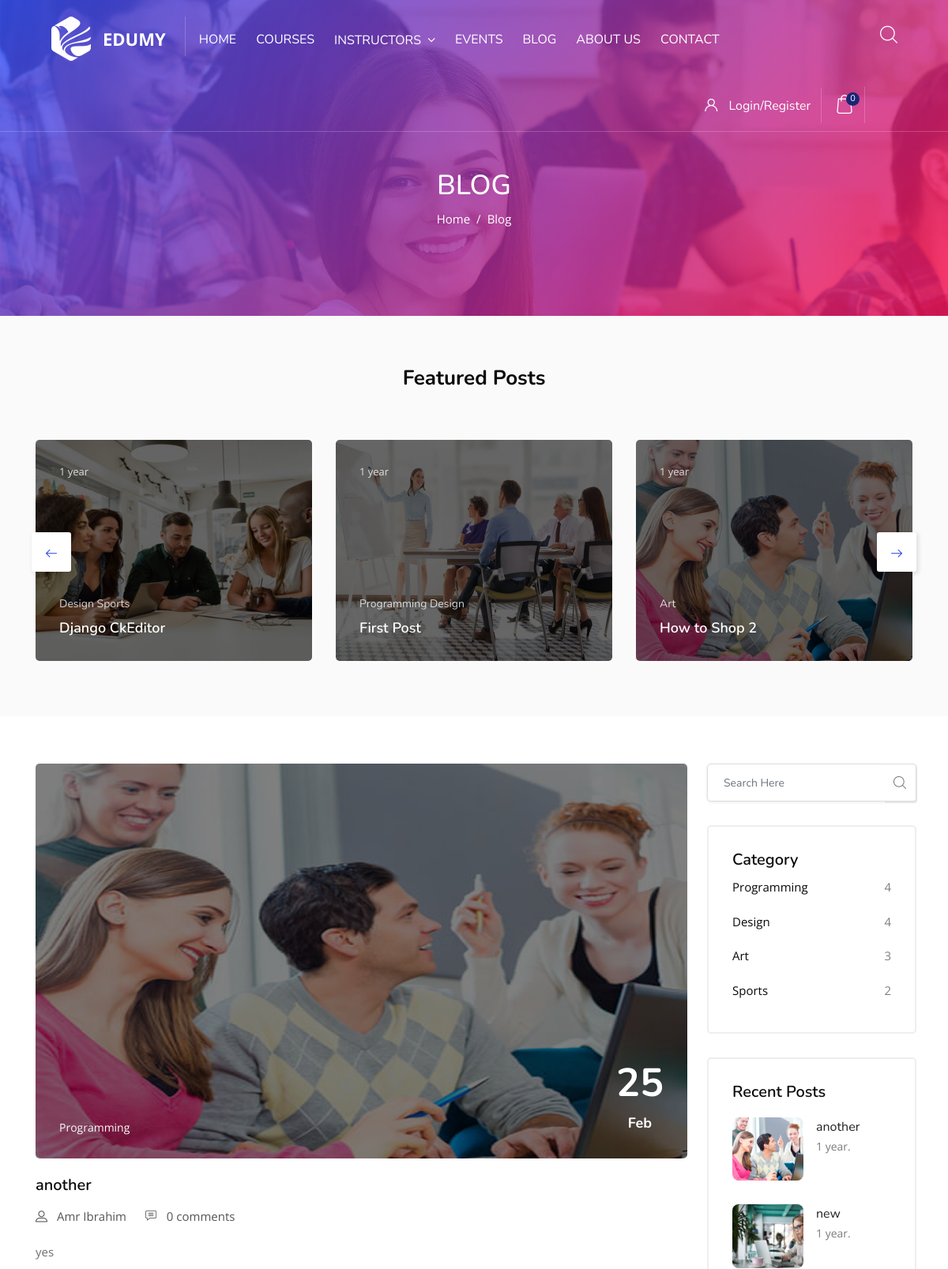
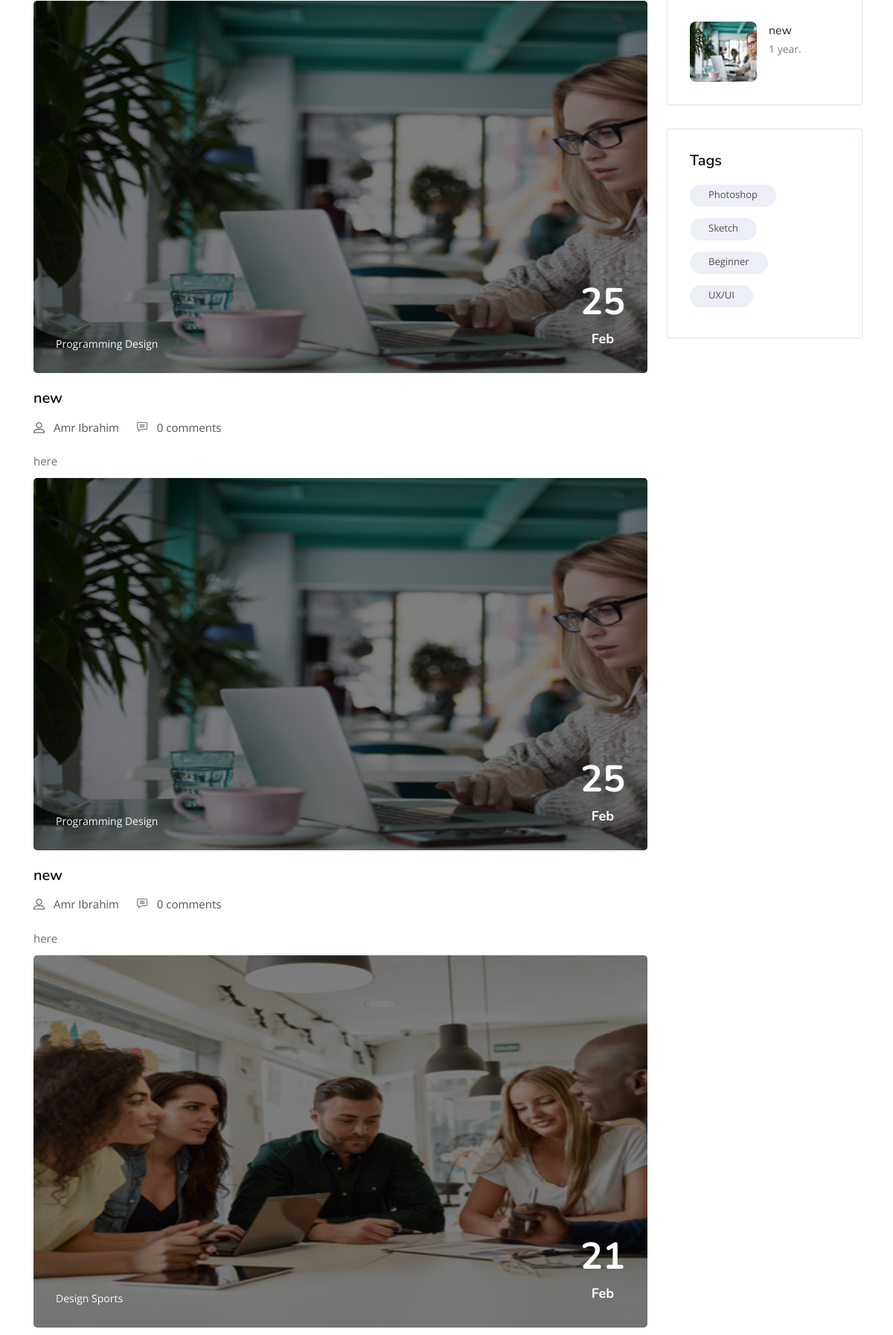
Screenshot of /blog/ (upper part) with the database file from the repository (2 pictures, top to bottom).
### blog/models.py (models this page shows, shortened)
class Post(models.Model):
    title           = models.CharField(max_length=100)
    slug            = models.SlugField(blank=True, null=True)
    description     = models.TextField()
    content         = RichTextUploadingField(blank=True, null=True)
    tags            = GenericRelation(Tag)
    comments        = GenericRelation(Comment)
    author          = models.ForeignKey(Instructor, on_delete=models.CASCADE)
    image           = models.ImageField(upload_to=blog_image_upload)
    category        =  models.ManyToManyField(Category)
    views           = models.PositiveIntegerField(default=0)
    created         = models.DateTimeField(auto_now=True)
    timestamp       = models.DateTimeField(auto_now_add=True)
    class Meta:
        ordering = ['-timestamp']
    def get_absolute_url(self):
        return reverse('blog:detail', kwargs={'slug': self.slug})
    @property
    def comments_count(self):
        course_c_type = ContentType.objects.get_for_model(Post)
        comments_qs = Comment.objects.filter(content_type=course_c_type, object_id=self.id)
        return comments_qs.count()

class Category(models.Model):
    name = models.CharField(max_length=50)
    slug = models.SlugField(blank=True, null=True)
    class Meta:
        verbose_name_plural = 'Categories'

### instructors/models.py (models this page shows, shortened)
class Instructor(models.Model):
    user                        = models.ForeignKey(User, on_delete=models.CASCADE)
    username                    = models.CharField(max_length=50)
    title                       = models.CharField(max_length=100)
    avatar                      = models.ImageField(upload_to=image_upload_path, blank=True, null=True)
    overview                    = models.TextField()
    eductaion                   = models.CharField(max_length=100, blank=True, null=True)
    phone                       = models.CharField(max_length=50, blank=True, null=True)
    email                       = models.CharField(max_length=50)
    skype                       = models.CharField(max_length=50, blank=True, null=True)
    facebook                    = models.CharField(max_length=50, blank=True, null=True)
    twitter                     = models.CharField(max_length=50, blank=True, null=True)
    instagram                   = models.CharField(max_length=50, blank=True, null=True)
    linkedin                    = models.CharField(max_length=50, blank=True, null=True)
    experience                  = models.TextField(help_text="Separate them with Comma and Space.", blank=True, null=True)
    students                    = models.PositiveIntegerField(default=0)
    total_points                = models.PositiveIntegerField(null=True, blank=True, default=1)
    avg_points                  = models.PositiveIntegerField(null=True, blank=True, default=1)
    total_rates                 = models.PositiveIntegerField(null=True, blank=True, default=1)
    timestamp                   = models.DateTimeField(auto_now_add=True)
    updated                     = models.DateTimeField(auto_now=True)
    active                      = models.BooleanField(default=True)
    def __str__(self):
        return self.username

### blog/views.py (the view)
# urls.py: path('', PostListView.as_view(), name='list'),
class PostListView(ListView):
    model = Post
    context_object_name = 'posts'
    template_name = 'blog/blog.html'
    paginate_by = 4
    def get_context_data(self, **kwargs):
        context = super(PostListView, self).get_context_data(**kwargs)
        context['latest'] = Post.objects.all().order_by('-timestamp')[:3]
        context['featured'] = Post.objects.all().order_by('-views')[:6]
        context['top_categories'] = Category.objects.annotate(q_count=Count('post')).order_by('-q_count')[:4]
        return context

### cart/templatetags/cart_template_tags.py (called while the page is built)
@register.filter
def cart_item_count(user):
    if user.is_authenticated:
        qs = Order.objects.filter(user=user, ordered=False)
        if qs.exists():
            return qs[0].items.count()
    return 0

@register.filter
def cart_items(user):
    if user.is_authenticated:
        qs = Order.objects.filter(user=user, ordered=False)
        if qs.exists():
            return qs[0].items.all()
    return None

@register.filter
def cart_total(user):
    if user.is_authenticated:
        qs = Order.objects.filter(user=user, ordered=False)
        if qs.exists():
            return qs[0].get_total
    return None

### blog/templates/blog/blog.html (shortened to what this page needs)
{% extends 'base.html' %}
{% block content %}
<section class="inner_page_breadcrumb">
	<div class="container">
		<div class="row">
			<div class="col-xl-6 offset-xl-3 text-center">
				<div class="breadcrumb_content">
					<h4 class="breadcrumb_title">Blog</h4>
					<ol class="breadcrumb">
						<li class="breadcrumb-item"><a href="/">Home</a></li>
						<li class="breadcrumb-item active" aria-current="page">Blog</li>
					</ol>
				</div>
			</div>
		</div>
	</div>
</section>
<section class="blog_post_container bgc-fa">
	<div class="container">
		<div class="row">
			<div class="col-lg-6 offset-lg-3">
				<div class="main-title text-center">
					<h3 class="mt0 mb0">Featured Posts</h3>
				</div>
			</div>
		</div>
		<div class="row">
			<div class="col-lg-12">
				<div class="feature_post_slider">
					{% for post in featured %}
					<div class="item">
						<div class="blog_post">
							<div class="thumb">
								<a href="{{post.get_absolute_url}}"><img class="img-fluid w100" src="{{post.image.url}}"
										alt="{{post.title}}" style="height: 280px;"></a>
								<a class="post_date" href="#">{{post.timestamp|timesince}}</a>
							</div>
							<div class="details">
								<h5>{% for cat in post.category.all %} {{cat.name}} {% endfor %}</h5>
								<a href="{{post.get_absolute_url}}">
									<h4>{{post.title}}</h4>
								</a>
							</div>
						</div>
					</div>
					{% endfor %}
				</div>
			</div>
		</div>
	</div>
</section>
<section class="blog_post_container">
	<div class="container">
		<div class="row">
			<div class="col-lg-8 col-xl-9">
				<div class="main_blog_post_content">
					{% for post in posts %}
					<div class="mbp_thumb_post">
						<div class="thumb">
							<a href="{{post.get_absolute_url}}"><img class="img-fluid" src="{{post.image.url}}"
									alt="{{post.title}}" style='width: 100%; max-height: 500px;'></a>
							<div class="tag">{% for cat in post.category.all %} {{cat.name}} {% endfor %}</div>
							<div class="post_date">
								<h2>{{post.timestamp|date:'d'}}</h2> <span>{{post.timestamp|date:'M'}}</span>
							</div>
						</div>
						<div class="details">
							<a href="{{post.get_absolute_url}}">
								<h3>{{post.title}}</h3>
							</a>
							<ul class="post_meta">
								<li><a href="#"><span class="flaticon-profile"></span></a></li>
								<li><a href="#"><span>{{post.author}}</span></a></li>
								<li><a href="#"><span class="flaticon-comment"></span></a></li>
								<li><a href="#"><span>{{post.comments_count}} comments</span></a></li>
							</ul>
							<p>{{post.description|truncatechars:250}}</p>
						</div>
					</div>
					{% endfor %}
				</div>
			</div>
			<div class="col-lg-4 col-xl-3 pl10 pr10">
				<div class="blog_search_widget">
					<form action="{% url 'search' %}" method="get">
						<div class="main_blog_post_widget_list">
							<div class="input-group mb-3">
								<input type="text" name="search_post" class="form-control" placeholder="Search Here"
									aria-label="Recipient's username" aria-describedby="button-addon2">
								<div class="input-group-append">
									<button class="btn btn-outline-secondary" type="submit" id="button-addon2"><span
											class="flaticon-magnifying-glass"></span></button>
								</div>
							</div>
						</div>
					</form>
				</div>
				<div class="blog_category_widget">
					<ul class="list-group">
						<h4 class="title">Category</h4>
						{% for category in top_categories %}
						<li class="list-group-item d-flex justify-content-between align-items-center">
							{{category.name|title}} <span class="float-right">{{category.post_set.count}}</span>
						</li>
						{% endfor %}
					</ul>
				</div>
				<div class="blog_recent_post_widget media_widget">
					<h4 class="title">Recent Posts</h4>
					{% for post in latest %}
					<div class="media">
						<a href="{{post.get_absolute_url}}"><img class="align-self-start mr-3" src="{{post.image.url}}"
								alt="{{post.title}}">
							<div class="media-body">
								<h5 class="mt-0 post_title">{{post.title}}</h5>
								<a href="#">{{post.timestamp|timesince}}.</a>
							</div>
						</a>
					</div>
					{% endfor %}
				</div>
				<div class="blog_tag_widget">
					<h4 class="title">Tags</h4>
					<ul class="tag_list">
						<li class="list-inline-item"><a href="#">Photoshop</a></li>
						<li class="list-inline-item"><a href="#">Sketch</a></li>
						<li class="list-inline-item"><a href="#">Beginner</a></li>
						<li class="list-inline-item"><a href="#">UX/UI</a></li>
					</ul>
				</div>
			</div>
		</div>
	</div>
	</div>
{% endblock %}

### static_project/css/responsive.css (style rules this page uses)
@media only screen and (max-width:1280px) { .blog_tag_widget .tag_list li:nth-child(3) { margin-bottom: 15px; } }

### static_project/css/ace-responsive-menu.css (style rules this page uses)
ul { margin: 0px; padding: 0px; }

### static_project/css/slider.css (style rules this page uses)
.owl-carousel,.owl-carousel .owl-item { -webkit-tap-highlight-color:transparent;position:relative }
.owl-carousel { display:none;width:100%;z-index:0 }
.owl-carousel .owl-item img { display:block;width:100% }
.no-js .owl-carousel,.owl-carousel.owl-loaded { display:block }

### rows the page displays
Post: image (picture), timestamp "1 year", title "Django CkEditor", timestamp "21", timestamp "Feb"
Category: name "Design", post_set.count "4"
Category: name "Sports", post_set.count "2"
Post: image (picture), timestamp "1 year", title "First Post"
Category: name "Programming", post_set.count "4"
Post: image (picture), timestamp "1 year", title "How to Shop 2"
Category: name "Art", post_set.count "3"
Post: image (picture), timestamp "25", timestamp "Feb", title "another", author "Amr Ibrahim", comments_count "0", description "yes", timestamp "1 year"
Post: image (picture), timestamp "25", timestamp "Feb", title "new", author "Amr Ibrahim", comments_count "0", description "here", timestamp "1 year"
Post: image (picture), timestamp "25", timestamp "Feb", title "new", author "Amr Ibrahim", comments_count "0", description "here", timestamp "1 year"

### other values shown
{{ request.user|cart_item_count }} "0"
